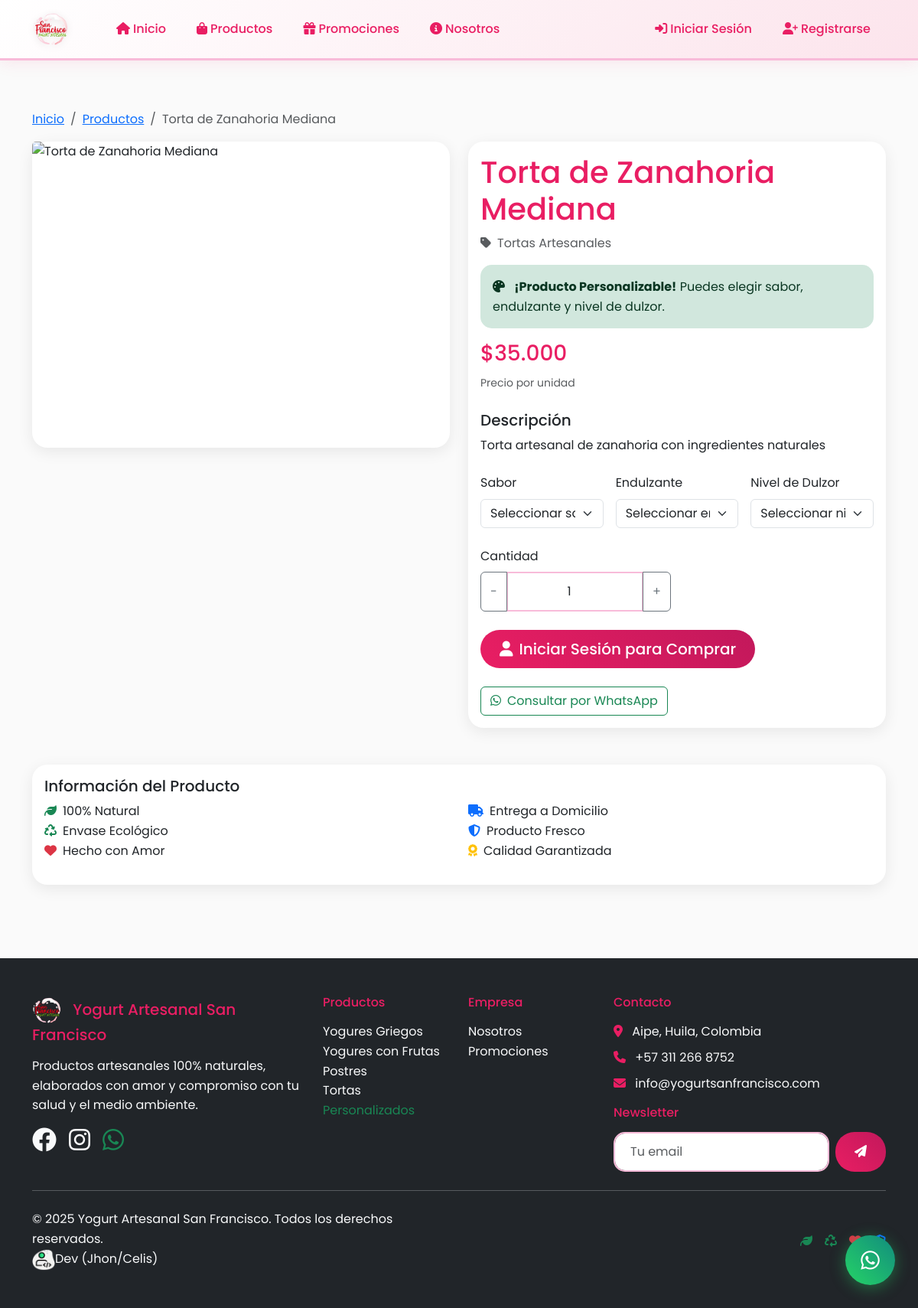
/products/show/5, run on the app's committed database.
### tables this page shows
CREATE TABLE productos (
    id INT PRIMARY KEY AUTO_INCREMENT,
    nombre VARCHAR(100) NOT NULL,
    descripcion TEXT,
    precio DECIMAL(10,2) NOT NULL,
    categoria_id INT,
    stock INT DEFAULT 0,
    imagen VARCHAR(255),
    es_personalizable BOOLEAN DEFAULT FALSE,
    destacado BOOLEAN DEFAULT FALSE,
    activo BOOLEAN DEFAULT TRUE,
    fecha_creacion TIMESTAMP DEFAULT CURRENT_TIMESTAMP,
    FOREIGN KEY (categoria_id) REFERENCES categorias(id)
);

CREATE TABLE categorias (
    id INT PRIMARY KEY AUTO_INCREMENT,
    nombre VARCHAR(100) NOT NULL,
    descripcion TEXT,
    imagen VARCHAR(255),
    activo BOOLEAN DEFAULT TRUE,
    fecha_creacion TIMESTAMP DEFAULT CURRENT_TIMESTAMP
);

### controllers/ProductController.php (called while the page is built, shortened)
<?php
require_once 'models/Product.php';
require_once 'config/config.php';
class ProductController {
    private $productModel;
    public function __construct() {
        $this->productModel = new Product();
    }
    public function show($id) {
        $product = $this->productModel->getProductById($id);
        include 'views/products/show.php';
    }
}
?>

### models/Product.php (called while the page is built, shortened)
<?php
require_once 'config/database.php';
class Product {
    private $conn;
    private $table = 'productos';
    public function __construct() {
        $database = new Database();
        $this->conn = $database->getConnection();
    }
    public function getProductById($id) {
        $query = "SELECT p.*, c.nombre as categoria_nombre
                  FROM " . $this->table . " p
                  LEFT JOIN categorias c ON p.categoria_id = c.id
                  WHERE p.id = :id AND p.activo = 1";
        $stmt = $this->conn->prepare($query);
        $stmt->bindParam(':id', $id);
        $stmt->execute();
        return $stmt->fetch(PDO::FETCH_ASSOC);
    }
}
?>

### config/database.php (called while the page is built, shortened)
<?php
class Database {
    private $host = 'localhost';
    private $db_name = 'yogurt_san_francisco';
    private $username = 'root';
    private $password = '';
    public function getConnection() {
        $this->conn = null;
        try {
            $this->conn = new PDO(
                "mysql:host=" . $this->host . ";dbname=" . $this->db_name . ";charset=utf8",
                $this->username,
                $this->password
            );
            $this->conn->setAttribute(PDO::ATTR_ERRMODE, PDO::ERRMODE_EXCEPTION);
        } catch(PDOException $exception) {
            echo "Error de conexión: " . $exception->getMessage();
            die();
        }
        return $this->conn;
    }
}
?>

### config/config.php (called while the page is built, shortened)
<?php
function isLoggedIn() {
    return isset($_SESSION['user_id']);
}
function formatPrice($price) {
    return '$' . number_format($price, 0, ',', '.');
}
?>

### views/products/show.php (the view, shortened to what this page needs)
<?php
include 'views/layout/header.php';
?>
<div class="container py-5">
    <nav aria-label="breadcrumb">
        <ol class="breadcrumb">
            <li class="breadcrumb-item"><a href="<?php echo SITE_URL; ?>">Inicio</a></li>
            <li class="breadcrumb-item"><a href="<?php echo SITE_URL; ?>products">Productos</a></li>
            <li class="breadcrumb-item active"><?php echo $product['nombre']; ?></li>
        </ol>
    </nav>
    <div class="row">
        <div class="col-lg-6 mb-4">
            <div class="card">
                <img src="<?php echo SITE_URL; ?>assets/images/products/<?php echo $product['imagen'] ?: 'default.jpg'; ?>"
                     class="card-img-top" alt="<?php echo $product['nombre']; ?>" style="height: 400px; object-fit: cover;">
            </div>
        </div>
        <div class="col-lg-6">
            <div class="card">
                <div class="card-body">
                    <h1 class="card-title text-primary-custom"><?php echo $product['nombre']; ?></h1>
                    <p class="text-muted mb-3">
                        <i class="fas fa-tag me-2"></i><?php echo $product['categoria_nombre']; ?>
                    </p>
                    <?php if ($product['es_personalizable']): ?>
                        <div class="alert alert-success">
                            <i class="fas fa-palette me-2"></i>
                            <strong>¡Producto Personalizable!</strong> Puedes elegir sabor, endulzante y nivel de dulzor.
                        </div>
                    <?php endif; ?>
                    <div class="mb-4">
                        <h3 class="text-primary-custom"><?php echo formatPrice($product['precio']); ?></h3>
                        <small class="text-muted">Precio por unidad</small>
                    </div>
                    <div class="mb-4">
                        <h5>Descripción</h5>
                        <p><?php echo nl2br($product['descripcion']); ?></p>
                    </div>
                    <?php if ($product['es_personalizable']): ?>
                    <form id="personalizationForm">
                        <div class="row g-3 mb-4">
                            <div class="col-md-4">
                                <label class="form-label">Sabor</label>
                                <select class="form-select" name="sabor" required>
                                    <option value="">Seleccionar sabor</option>
                                </select>
                            </div>
                            <div class="col-md-4">
                                <label class="form-label">Endulzante</label>
                                <select class="form-select" name="endulzante" required>
                                    <option value="">Seleccionar endulzante</option>
                                </select>
                            </div>
                            <div class="col-md-4">
                                <label class="form-label">Nivel de Dulzor</label>
                                <select class="form-select" name="nivel_dulzor" required>
                                    <option value="">Seleccionar nivel</option>
                                </select>
                            </div>
                        </div>
                    </form>
                    <?php endif; ?>
                    <div class="row g-3 mb-4">
                        <div class="col-md-6">
                            <label class="form-label">Cantidad</label>
                            <div class="input-group">
                                <button class="btn btn-outline-secondary" type="button" onclick="changeQuantity(-1)">-</button>
                                <input type="number" class="form-control text-center" id="quantity" value="1" min="1" max="10">
                                <button class="btn btn-outline-secondary" type="button" onclick="changeQuantity(1)">+</button>
                            </div>
                        </div>
                    </div>
                    <div class="d-grid gap-2 d-md-flex">
                        <?php if (isLoggedIn()): ?>
                            <button onclick="addProductToCart()" class="btn btn-primary btn-lg me-md-2">
                                <i class="fas fa-cart-plus me-2"></i>Agregar al Carrito
                            </button>
                            <button onclick="buyNow()" class="btn btn-success btn-lg">
                                <i class="fas fa-shopping-bag me-2"></i>Comprar Ahora
                            </button>
                        <?php else: ?>
                            <a href="<?php echo SITE_URL; ?>login" class="btn btn-primary btn-lg me-md-2">
                                <i class="fas fa-user me-2"></i>Iniciar Sesión para Comprar
                            </a>
                        <?php endif; ?>
                    </div>
                    <div class="mt-4">
                        <button onclick="contactWhatsApp('Hola, me interesa el producto: <?php echo $product['nombre']; ?>')"
                                class="btn btn-outline-success">
                            <i class="fab fa-whatsapp me-2"></i>Consultar por WhatsApp
                        </button>
                    </div>
                </div>
            </div>
        </div>
    </div>
    <div class="row mt-5">
        <div class="col-12">
            <div class="card">
                <div class="card-body">
                    <h5 class="card-title">Información del Producto</h5>
                    <div class="row">
                        <div class="col-md-6">
                            <ul class="list-unstyled">
                                <li><i class="fas fa-leaf text-success me-2"></i>100% Natural</li>
                                <li><i class="fas fa-recycle text-success me-2"></i>Envase Ecológico</li>
                                <li><i class="fas fa-heart text-danger me-2"></i>Hecho con Amor</li>
                            </ul>
                        </div>
                        <div class="col-md-6">
                            <ul class="list-unstyled">
                                <li><i class="fas fa-truck text-primary me-2"></i>Entrega a Domicilio</li>
                                <li><i class="fas fa-shield-alt text-primary me-2"></i>Producto Fresco</li>
                                <li><i class="fas fa-award text-warning me-2"></i>Calidad Garantizada</li>
                            </ul>
                        </div>
                    </div>
                </div>
            </div>
        </div>
    </div>
</div>
<?php include 'views/layout/footer.php'; ?>

### views/layout/header.php (style rules this page uses)
:root { --primary-color: #E91E63; --secondary-color: #F8BBD9; --accent-color: #4CAF50; --light-pink: #FCE4EC; --dark-pink: #C2185B; --cream: #FFF8E1; --soft-purple: #E1BEE7; --mint-green: #A5D6A7; }
body { font-family: 'Poppins', sans-serif; line-height: 1.6; background-color: #FAFAFA; }
.text-primary-custom { color: var(--primary-color) !important; }
.btn-primary { background: linear-gradient(45deg, var(--primary-color), var(--dark-pink)); border: none; border-radius: 25px; padding: 10px 25px; font-weight: 500; transition: all 0.3s ease; }
.card { border-radius: 20px; border: none; box-shadow: 0 5px 20px rgba(0,0,0,0.08); }
.alert { border-radius: 15px; border: none; }
.form-control { border-radius: 15px; border: 2px solid var(--secondary-color); padding: 12px 20px; }

### data on the page
productos: nombre "Torta de Zanahoria Mediana", categoria.nombre "Tortas Artesanales", precio "$35.000", descripcion "Torta artesanal de zanahoria con ingredientes naturales"

### other printed values
SITE_NAME "Yogurt Artesanal San Francisco"
